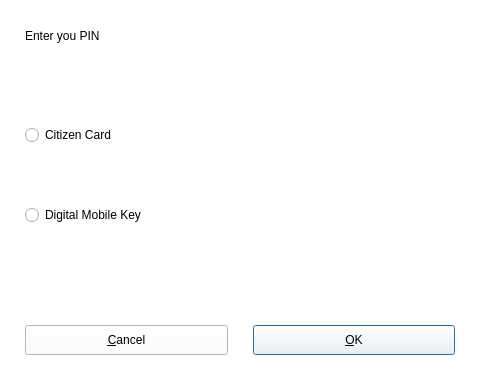
<?xml version="1.0" encoding="UTF-8"?>
<ui version="4.0">
 <class>dlgWndPickDeviceClass</class>
 <widget class="QDialog" name="dlgWndAskCmdClass">
  <property name="geometry">
   <rect>
    <x>0</x>
    <y>0</y>
    <width>480</width>
    <height>380</height>
   </rect>
  </property>
  <property name="windowTitle">
   <string>dlgWndPickDevice</string>
  </property>
  <property name="styleSheet">
   <string notr="true">background-color: rgb(255, 255, 255);</string>
  </property>
  <widget class="QWidget" name="widget" native="true">
   <property name="geometry">
    <rect>
     <x>0</x>
     <y>0</y>
     <width>480</width>
     <height>380</height>
    </rect>
   </property>
   <property name="autoFillBackground">
    <bool>false</bool>
   </property>
   <property name="styleSheet">
    <string notr="true"/>
   </property>

   <widget class="QRadioButton" name="radioDeviceCC">
    <property name="geometry">
      <rect>
        <x>25</x>
        <y>100</y>
        <width>430</width>
        <height>70</height>
      </rect>
    </property>
    <property name="text">
      <string>Citizen Card</string>
    </property>
   </widget>
   <widget class="QRadioButton" name="radioDeviceCMD">
    <property name="geometry">
      <rect>
        <x>25</x>
        <y>180</y>
        <width>430</width>
        <height>70</height>
      </rect>
    </property>
    <property name="text">
      <string>Digital Mobile Key</string>
    </property>
   </widget>

   <widget class="QPushButton" name="btnCancel">
    <property name="geometry">
      <rect>
      <x>25</x>
      <y>325</y>
      <width>203</width>
      <height>30</height>
      </rect>
    </property>
    <property name="text">
      <string>&amp;Cancel</string>
    </property>
   </widget>
   <widget class="QPushButton" name="btnOk">
    <property name="geometry">
      <rect>
      <x>253</x>
      <y>325</y>
      <width>202</width>
      <height>30</height>
      </rect>
    </property>
    <property name="text">
      <string>&amp;OK</string>
    </property>
    <property name="default">
      <bool>true</bool>
    </property>
    </widget>
   <widget class="QLabel" name="lblTitle">
    <property name="geometry">
     <rect>
      <x>25</x>
      <y>10</y>
      <width>361</width>
      <height>51</height>
     </rect>
    </property>
    <property name="styleSheet">
     <string notr="true">background-image: url(:/Resources/alpha.png);</string>
    </property>
    <property name="text">
     <string>Enter you PIN</string>
    </property>
    <property name="wordWrap">
     <bool>true</bool>
    </property>
   </widget>
   <widget class="QLabel" name="lblIcon">
    <property name="geometry">
     <rect>
      <x>415</x>
      <y>15</y>
      <width>40</width>
      <height>40</height>
     </rect>
    </property>
    <property name="text">
     <string/>
    </property>
   </widget>
  </widget>
  <widget class="QWidget" name="layoutWidget">
   <property name="geometry">
    <rect>
     <x>0</x>
     <y>0</y>
     <width>2</width>
     <height>2</height>
    </rect>
   </property>
   <layout class="QHBoxLayout"/>
  </widget>
 </widget>
 <layoutdefault spacing="6" margin="11"/>
 <resources/>
 <connections>
  <connection>
   <sender>btnOk</sender>
   <signal>clicked()</signal>
   <receiver>dlgWndAskCmdClass</receiver>
   <slot>accept()</slot>
   <hints>
    <hint type="sourcelabel">
     <x>218</x>
     <y>290</y>
    </hint>
    <hint type="destinationlabel">
     <x>175</x>
     <y>213</y>
    </hint>
   </hints>
  </connection>
  <connection>
   <sender>btnCancel</sender>
   <signal>clicked()</signal>
   <receiver>dlgWndAskCmdClass</receiver>
   <slot>reject()</slot>
   <hints>
    <hint type="sourcelabel">
     <x>556</x>
     <y>364</y>
    </hint>
    <hint type="destinationlabel">
     <x>424</x>
     <y>237</y>
    </hint>
   </hints>
  </connection>
 </connections>
</ui>
